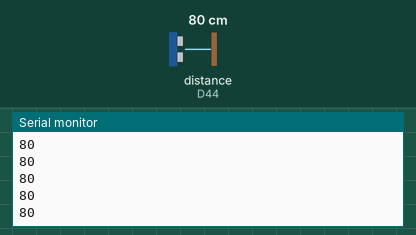
Bench run of a sketch on a simulated Arduino Due. Parts: the last lines printed to the serial monitor. Wiring (inferred from the names in the program): ultrasonic range finder: trigger D45; echo D44. The inputs (shaded band) are chosen by the test bench; at power-on: distance to the obstacle (sensor on D44) 80 cm. The echo pulse lasts 58.3 µs per cm.

Above: at 1.2 s.
1.3 s: distance to the obstacle (sensor on D44) set to 2 cm
At 2.0 s:
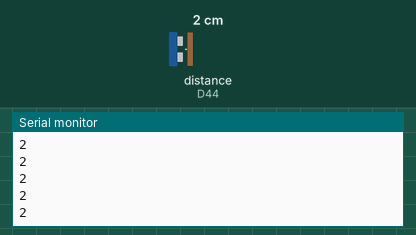
2.8 s: distance to the obstacle (sensor on D44) set to 4 cm
At 3.8 s:
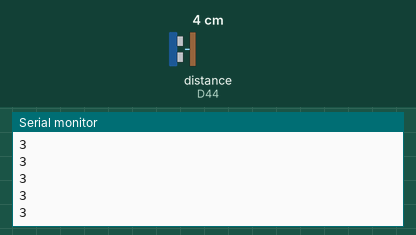
Timing chart, 0 to 5.1 s (numbered marks = the images above; inputs shaded):
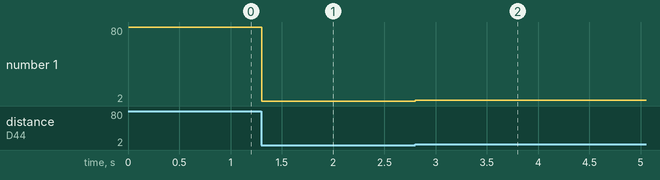

Measured:
- after the input at 1.3 s, the serial monitor: prints a new line at once (image 1)
- after the input at 2.8 s, the serial monitor: prints a new line at once (image 2)
- plotted number 1: 80 → 2 after the input at 1.3 s, 2 → 3 after the input at 2.8 s

The sketch:

ultrasound_0.ino
```cpp
#include <DueTimer.h>

const int ECHO=44;
const int TRIG=45;

void setup() {
  pinMode(ECHO, INPUT);
  pinMode(TRIG, OUTPUT);
  Serial.begin(9600);
}

void loop() {
  digitalWrite(TRIG,HIGH);
  delayMicroseconds(15);
  digitalWrite(TRIG,LOW);
  bool response=false;
  while(!response){
    response=digitalRead(ECHO);
  }
  unsigned long start=micros();
  while(response){
    response=digitalRead(ECHO);
  }
  unsigned long stop = micros();
  Serial.println((stop-start)/58);
}
```
